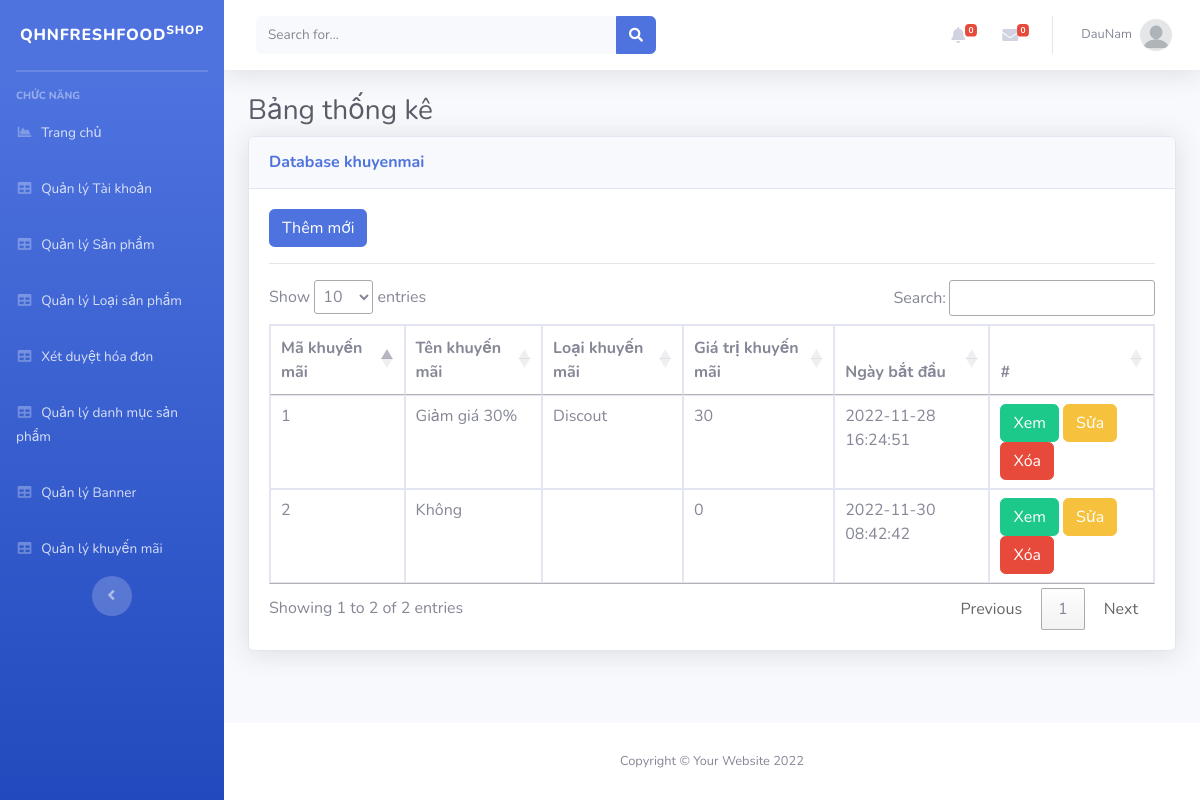
The page /Admin/index.php?mod=khuyenmai (signed in) on the database its author committed.
### tables this page shows
CREATE TABLE `khuyenmai` (
  `MaKM` int(11) NOT NULL,
  `TenKM` varchar(255) NOT NULL,
  `LoaiKM` varchar(255) NOT NULL,
  `GiaTriKM` float NOT NULL,
  `NgayBD` datetime NOT NULL,
  `TrangThai` int(11) NOT NULL
);

### Admin/MVC/Controllers/KhuyenmaiController.php (called while the page is built, shortened)
<?php
class KhuyenmaiController
{
	var $khuyenmai_model;
	function __construct()
	{
		$this->khuyenmai_model = new khuyenmai();
	}
	public function list()
	{
		$data = $this->khuyenmai_model->All();
		require_once("MVC/Views/Admin/index.php");
	}
}

### Admin/MVC/Models/connection.php (called while the page is built, shortened)
<?php
    class Connection{
        function __construct()
        {
            $severname ="localhost";
            $username ="root";
            $password ="";
            $db_name ="qhnfreshfood";
            $this->conn = new mysqli($severname,$username,$password,$db_name);
        }
    }
?>

### Admin/MVC/Models/model.php (called while the page is built, shortened)
<?php
require_once("connection.php");
class Model
{
    var $table;
    var $contens;
    function __construct()
    {
        $conn_obj = new Connection();
        $this->conn = $conn_obj->conn;
    }
    function All()
    {
        $query = "select * from $this->table ORDER BY $this->contens DESC ";
        require("result.php");
        return $data;
    }
}

### Admin/MVC/Models/result.php (called while the page is built)
<?php
$result = $this->conn->query($query);
$data = array();
while ($row = $result->fetch_assoc()) {
    $data[] = $row;
}
?>

### Admin/MVC/Views/khuyenmai/list.php (the view, shortened to what this page needs)
<?php if (isset($_SESSION['isLogin_Admin']) && $_SESSION['isLogin_Admin'] == true) { ?>
<a href="?mod=khuyenmai&act=add" type="button" class="btn btn-primary">Thêm mới</a>
<?php } ?>
<hr>
<table class="table table-bordered" id="dataTable" width="100%" cellspacing="0">
  <thead>
    <tr>
      <th scope="col">Mã khuyến mãi</th>
      <th scope="col">Tên khuyến mãi</th>
      <th scope="col">Loại khuyến mãi</th>
      <th scope="col">Giá trị khuyến mãi</th>
      <th scope="col">Ngày bắt đầu</th>
      <th>#</th>
    </tr>
  </thead>
  <tbody>
    <?php foreach ($data as $row) { ?>
      <tr>
        <td><?= $row['MaKM'] ?></td>
        <td><?= $row['TenKM'] ?></td>
        <td><?= $row['LoaiKM'] ?></td>
        <td><?= $row['GiaTriKM'] ?></td>
        <td><?= $row['NgayBD'] ?></td>
        <td>
          <a href="?mod=khuyenmai&act=detail&id=<?= $row['MaKM'] ?>" class="btn btn-success">Xem</a>
          <?php if (isset($_SESSION['isLogin_Admin']) && $_SESSION['isLogin_Admin'] == true) { ?>
          <a href="?mod=khuyenmai&act=edit&id=<?= $row['MaKM'] ?>" class="btn btn-warning">Sửa</a>
          <a href="?mod=khuyenmai&act=delete&id=<?= $row['MaKM'] ?>" onclick="return confirm('Bạn có thật sự muốn xóa ?');" type="button" class="btn btn-danger">Xóa</a>
          <?php }?>
        </td>
      </tr>
    <?php } ?>
</table>

### rows shown on the page
khuyenmai: MaKM "2", TenKM "Không", GiaTriKM "0", NgayBD "2022-11-30 08:42:42"
khuyenmai: MaKM "1", TenKM "Giảm giá 30%", LoaiKM "Discout", GiaTriKM "30", NgayBD "2022-11-28 16:24:51"

### other values the page prints
$_SESSION['login']['TaiKhoan'] "DauNam"
$mod "khuyenmai"
